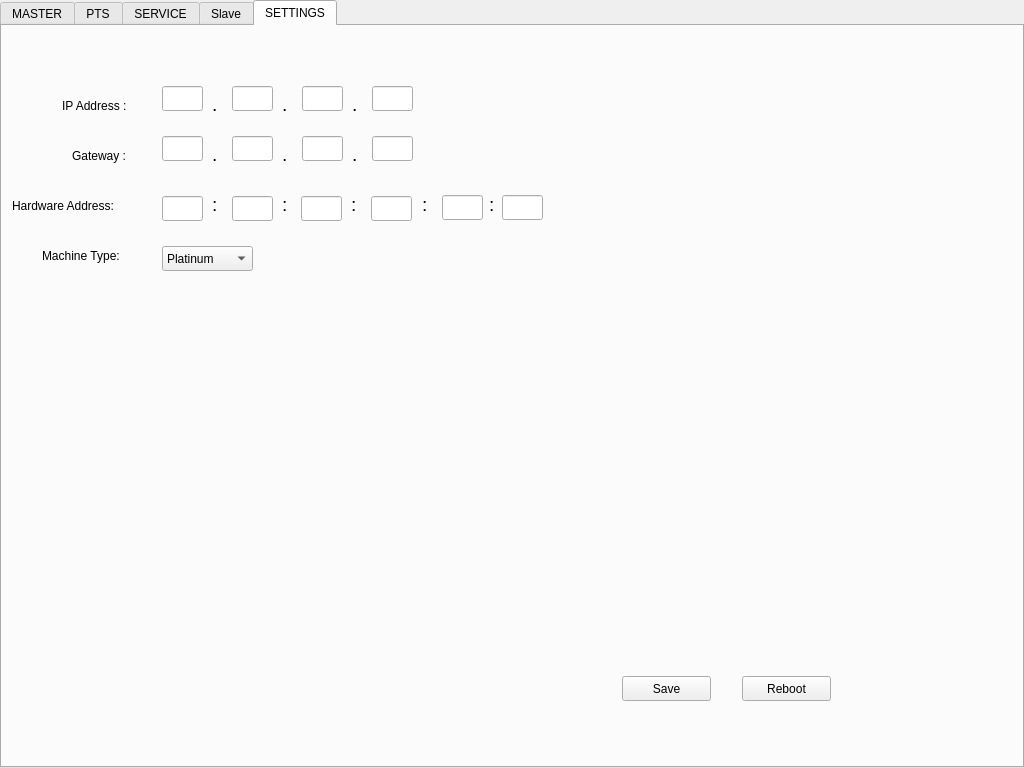
<?xml version="1.0" encoding="UTF-8"?>
<ui version="4.0">
 <class>InstallMainWindow</class>
 <widget class="QMainWindow" name="InstallMainWindow">
  <property name="geometry">
   <rect>
    <x>0</x>
    <y>0</y>
    <width>1024</width>
    <height>768</height>
   </rect>
  </property>
  <property name="sizePolicy">
   <sizepolicy hsizetype="Fixed" vsizetype="Fixed">
    <horstretch>0</horstretch>
    <verstretch>0</verstretch>
   </sizepolicy>
  </property>
  <property name="minimumSize">
   <size>
    <width>1024</width>
    <height>768</height>
   </size>
  </property>
  <property name="maximumSize">
   <size>
    <width>1024</width>
    <height>768</height>
   </size>
  </property>
  <property name="windowTitle">
   <string>InstallMainWindow</string>
  </property>
  <widget class="QWidget" name="centralWidget">
   <widget class="QTabWidget" name="InstallTabWidget">
    <property name="geometry">
     <rect>
      <x>0</x>
      <y>0</y>
      <width>1024</width>
      <height>768</height>
     </rect>
    </property>
    <property name="currentIndex">
     <number>4</number>
    </property>
    <widget class="QWidget" name="Master">
     <attribute name="title">
      <string>MASTER</string>
     </attribute>
     <widget class="QLabel" name="label">
      <property name="geometry">
       <rect>
        <x>160</x>
        <y>30</y>
        <width>141</width>
        <height>51</height>
       </rect>
      </property>
      <property name="font">
       <font>
        <family>Ubuntu</family>
        <pointsize>14</pointsize>
        <weight>50</weight>
        <italic>true</italic>
        <bold>false</bold>
       </font>
      </property>
      <property name="text">
       <string>Exist MSW List</string>
      </property>
     </widget>
     <widget class="QLabel" name="label_2">
      <property name="geometry">
       <rect>
        <x>610</x>
        <y>30</y>
        <width>211</width>
        <height>51</height>
       </rect>
      </property>
      <property name="font">
       <font>
        <pointsize>14</pointsize>
        <weight>50</weight>
        <italic>true</italic>
        <bold>false</bold>
       </font>
      </property>
      <property name="text">
       <string>Available MSW packages</string>
      </property>
     </widget>
     <widget class="QListWidget" name="ExistListWidget">
      <property name="geometry">
       <rect>
        <x>20</x>
        <y>80</y>
        <width>401</width>
        <height>641</height>
       </rect>
      </property>
     </widget>
     <widget class="QListWidget" name="AvaliableListWidget">
      <property name="geometry">
       <rect>
        <x>470</x>
        <y>80</y>
        <width>531</width>
        <height>641</height>
       </rect>
      </property>
      <property name="maximumSize">
       <size>
        <width>550</width>
        <height>16777215</height>
       </size>
      </property>
     </widget>
    </widget>
    <widget class="QWidget" name="PTS">
     <property name="layoutDirection">
      <enum>Qt::LeftToRight</enum>
     </property>
     <attribute name="title">
      <string>PTS</string>
     </attribute>
     <widget class="QLabel" name="label_5">
      <property name="geometry">
       <rect>
        <x>610</x>
        <y>30</y>
        <width>211</width>
        <height>51</height>
       </rect>
      </property>
      <property name="font">
       <font>
        <pointsize>14</pointsize>
        <weight>50</weight>
        <italic>true</italic>
        <bold>false</bold>
       </font>
      </property>
      <property name="text">
       <string>Available MSW packages</string>
      </property>
     </widget>
     <widget class="QLabel" name="label_6">
      <property name="geometry">
       <rect>
        <x>160</x>
        <y>30</y>
        <width>141</width>
        <height>51</height>
       </rect>
      </property>
      <property name="font">
       <font>
        <family>Ubuntu</family>
        <pointsize>14</pointsize>
        <weight>50</weight>
        <italic>true</italic>
        <bold>false</bold>
       </font>
      </property>
      <property name="text">
       <string>Exist MSW List</string>
      </property>
     </widget>
     <widget class="QListWidget" name="ExistListWidget_3">
      <property name="geometry">
       <rect>
        <x>20</x>
        <y>80</y>
        <width>401</width>
        <height>641</height>
       </rect>
      </property>
     </widget>
     <widget class="QListWidget" name="AvaliableListWidget_3">
      <property name="geometry">
       <rect>
        <x>470</x>
        <y>80</y>
        <width>531</width>
        <height>641</height>
       </rect>
      </property>
      <property name="maximumSize">
       <size>
        <width>550</width>
        <height>16777215</height>
       </size>
      </property>
     </widget>
    </widget>
    <widget class="QWidget" name="Service">
     <attribute name="title">
      <string>SERVICE</string>
     </attribute>
     <widget class="QLabel" name="label_7">
      <property name="geometry">
       <rect>
        <x>160</x>
        <y>30</y>
        <width>141</width>
        <height>51</height>
       </rect>
      </property>
      <property name="font">
       <font>
        <family>Ubuntu</family>
        <pointsize>14</pointsize>
        <weight>50</weight>
        <italic>true</italic>
        <bold>false</bold>
       </font>
      </property>
      <property name="text">
       <string>Exist MSW List</string>
      </property>
     </widget>
     <widget class="QLabel" name="label_8">
      <property name="geometry">
       <rect>
        <x>610</x>
        <y>30</y>
        <width>211</width>
        <height>51</height>
       </rect>
      </property>
      <property name="font">
       <font>
        <pointsize>14</pointsize>
        <weight>50</weight>
        <italic>true</italic>
        <bold>false</bold>
       </font>
      </property>
      <property name="text">
       <string>Available MSW packages</string>
      </property>
     </widget>
     <widget class="QListWidget" name="ExistListWidget_4">
      <property name="geometry">
       <rect>
        <x>20</x>
        <y>80</y>
        <width>401</width>
        <height>641</height>
       </rect>
      </property>
     </widget>
     <widget class="QListWidget" name="AvaliableListWidget_4">
      <property name="geometry">
       <rect>
        <x>470</x>
        <y>80</y>
        <width>531</width>
        <height>641</height>
       </rect>
      </property>
      <property name="maximumSize">
       <size>
        <width>550</width>
        <height>16777215</height>
       </size>
      </property>
     </widget>
    </widget>
    <widget class="QWidget" name="Slavetab">
     <attribute name="title">
      <string>Slave</string>
     </attribute>
    </widget>
    <widget class="QWidget" name="Settings">
     <attribute name="title">
      <string>SETTINGS</string>
     </attribute>
     <widget class="QLabel" name="label_9">
      <property name="geometry">
       <rect>
        <x>60</x>
        <y>70</y>
        <width>91</width>
        <height>20</height>
       </rect>
      </property>
      <property name="text">
       <string>IP Address :</string>
      </property>
     </widget>
     <widget class="QLineEdit" name="ip_1_lineEdit">
      <property name="geometry">
       <rect>
        <x>160</x>
        <y>60</y>
        <width>41</width>
        <height>25</height>
       </rect>
      </property>
     </widget>
     <widget class="QLineEdit" name="ip_2_lineEdit">
      <property name="geometry">
       <rect>
        <x>230</x>
        <y>60</y>
        <width>41</width>
        <height>25</height>
       </rect>
      </property>
     </widget>
     <widget class="QLabel" name="label_10">
      <property name="geometry">
       <rect>
        <x>210</x>
        <y>70</y>
        <width>16</width>
        <height>17</height>
       </rect>
      </property>
      <property name="font">
       <font>
        <pointsize>14</pointsize>
       </font>
      </property>
      <property name="text">
       <string>.</string>
      </property>
     </widget>
     <widget class="QLineEdit" name="ip_4_lineEdit">
      <property name="geometry">
       <rect>
        <x>370</x>
        <y>60</y>
        <width>41</width>
        <height>25</height>
       </rect>
      </property>
     </widget>
     <widget class="QLabel" name="label_11">
      <property name="geometry">
       <rect>
        <x>350</x>
        <y>70</y>
        <width>16</width>
        <height>17</height>
       </rect>
      </property>
      <property name="font">
       <font>
        <pointsize>14</pointsize>
       </font>
      </property>
      <property name="text">
       <string>.</string>
      </property>
     </widget>
     <widget class="QLineEdit" name="ip_3_lineEdit">
      <property name="geometry">
       <rect>
        <x>300</x>
        <y>60</y>
        <width>41</width>
        <height>25</height>
       </rect>
      </property>
     </widget>
     <widget class="QLabel" name="label_12">
      <property name="geometry">
       <rect>
        <x>280</x>
        <y>70</y>
        <width>16</width>
        <height>17</height>
       </rect>
      </property>
      <property name="font">
       <font>
        <pointsize>14</pointsize>
       </font>
      </property>
      <property name="text">
       <string>.</string>
      </property>
     </widget>
     <widget class="QLabel" name="label_13">
      <property name="geometry">
       <rect>
        <x>350</x>
        <y>120</y>
        <width>16</width>
        <height>17</height>
       </rect>
      </property>
      <property name="font">
       <font>
        <pointsize>14</pointsize>
       </font>
      </property>
      <property name="text">
       <string>.</string>
      </property>
     </widget>
     <widget class="QLineEdit" name="gateway_4_lineEdit">
      <property name="geometry">
       <rect>
        <x>370</x>
        <y>110</y>
        <width>41</width>
        <height>25</height>
       </rect>
      </property>
     </widget>
     <widget class="QLabel" name="label_14">
      <property name="geometry">
       <rect>
        <x>70</x>
        <y>120</y>
        <width>81</width>
        <height>20</height>
       </rect>
      </property>
      <property name="text">
       <string>Gateway :</string>
      </property>
     </widget>
     <widget class="QLineEdit" name="gateway_3_lineEdit">
      <property name="geometry">
       <rect>
        <x>300</x>
        <y>110</y>
        <width>41</width>
        <height>25</height>
       </rect>
      </property>
     </widget>
     <widget class="QLineEdit" name="gateway_2_lineEdit">
      <property name="geometry">
       <rect>
        <x>230</x>
        <y>110</y>
        <width>41</width>
        <height>25</height>
       </rect>
      </property>
     </widget>
     <widget class="QLabel" name="label_15">
      <property name="geometry">
       <rect>
        <x>280</x>
        <y>120</y>
        <width>16</width>
        <height>17</height>
       </rect>
      </property>
      <property name="font">
       <font>
        <pointsize>14</pointsize>
       </font>
      </property>
      <property name="text">
       <string>.</string>
      </property>
     </widget>
     <widget class="QLabel" name="label_16">
      <property name="geometry">
       <rect>
        <x>210</x>
        <y>120</y>
        <width>16</width>
        <height>17</height>
       </rect>
      </property>
      <property name="font">
       <font>
        <pointsize>14</pointsize>
       </font>
      </property>
      <property name="text">
       <string>.</string>
      </property>
     </widget>
     <widget class="QLineEdit" name="gateway_1_lineEdit">
      <property name="geometry">
       <rect>
        <x>160</x>
        <y>110</y>
        <width>41</width>
        <height>25</height>
       </rect>
      </property>
     </widget>
     <widget class="QLabel" name="label_17">
      <property name="geometry">
       <rect>
        <x>10</x>
        <y>170</y>
        <width>131</width>
        <height>20</height>
       </rect>
      </property>
      <property name="text">
       <string>Hardware Address:</string>
      </property>
     </widget>
     <widget class="QLineEdit" name="mac_1_lineEdit">
      <property name="geometry">
       <rect>
        <x>160</x>
        <y>170</y>
        <width>41</width>
        <height>25</height>
       </rect>
      </property>
     </widget>
     <widget class="QLineEdit" name="mac_2_lineEdit">
      <property name="geometry">
       <rect>
        <x>230</x>
        <y>170</y>
        <width>41</width>
        <height>25</height>
       </rect>
      </property>
     </widget>
     <widget class="QLabel" name="label_18">
      <property name="geometry">
       <rect>
        <x>210</x>
        <y>170</y>
        <width>16</width>
        <height>17</height>
       </rect>
      </property>
      <property name="font">
       <font>
        <pointsize>14</pointsize>
       </font>
      </property>
      <property name="text">
       <string>:</string>
      </property>
     </widget>
     <widget class="QLabel" name="label_19">
      <property name="geometry">
       <rect>
        <x>349</x>
        <y>170</y>
        <width>16</width>
        <height>17</height>
       </rect>
      </property>
      <property name="font">
       <font>
        <pointsize>14</pointsize>
       </font>
      </property>
      <property name="text">
       <string>:</string>
      </property>
     </widget>
     <widget class="QLineEdit" name="mac_4_lineEdit">
      <property name="geometry">
       <rect>
        <x>369</x>
        <y>170</y>
        <width>41</width>
        <height>25</height>
       </rect>
      </property>
     </widget>
     <widget class="QLineEdit" name="mac_3_lineEdit">
      <property name="geometry">
       <rect>
        <x>299</x>
        <y>170</y>
        <width>41</width>
        <height>25</height>
       </rect>
      </property>
     </widget>
     <widget class="QLabel" name="label_20">
      <property name="geometry">
       <rect>
        <x>487</x>
        <y>170</y>
        <width>16</width>
        <height>17</height>
       </rect>
      </property>
      <property name="font">
       <font>
        <pointsize>14</pointsize>
       </font>
      </property>
      <property name="text">
       <string>:</string>
      </property>
     </widget>
     <widget class="QLineEdit" name="mac_6_lineEdit">
      <property name="geometry">
       <rect>
        <x>500</x>
        <y>169</y>
        <width>41</width>
        <height>25</height>
       </rect>
      </property>
     </widget>
     <widget class="QLineEdit" name="mac_5_lineEdit">
      <property name="geometry">
       <rect>
        <x>440</x>
        <y>169</y>
        <width>41</width>
        <height>25</height>
       </rect>
      </property>
     </widget>
     <widget class="QLabel" name="label_21">
      <property name="geometry">
       <rect>
        <x>280</x>
        <y>170</y>
        <width>16</width>
        <height>17</height>
       </rect>
      </property>
      <property name="font">
       <font>
        <pointsize>14</pointsize>
       </font>
      </property>
      <property name="text">
       <string>:</string>
      </property>
     </widget>
     <widget class="QLabel" name="label_22">
      <property name="geometry">
       <rect>
        <x>420</x>
        <y>170</y>
        <width>16</width>
        <height>17</height>
       </rect>
      </property>
      <property name="font">
       <font>
        <pointsize>14</pointsize>
       </font>
      </property>
      <property name="text">
       <string>:</string>
      </property>
     </widget>
     <widget class="QLabel" name="label_23">
      <property name="geometry">
       <rect>
        <x>40</x>
        <y>220</y>
        <width>101</width>
        <height>20</height>
       </rect>
      </property>
      <property name="text">
       <string>Machine Type:</string>
      </property>
     </widget>
     <widget class="QComboBox" name="machineTypeComboBox">
      <property name="geometry">
       <rect>
        <x>160</x>
        <y>220</y>
        <width>91</width>
        <height>25</height>
       </rect>
      </property>
      <item>
       <property name="text">
        <string>Platinum</string>
       </property>
      </item>
      <item>
       <property name="text">
        <string>Gold</string>
       </property>
      </item>
     </widget>
     <widget class="QPushButton" name="save_pushButton">
      <property name="geometry">
       <rect>
        <x>620</x>
        <y>650</y>
        <width>89</width>
        <height>25</height>
       </rect>
      </property>
      <property name="text">
       <string>Save</string>
      </property>
     </widget>
     <widget class="QPushButton" name="reboot_pushButton">
      <property name="geometry">
       <rect>
        <x>740</x>
        <y>650</y>
        <width>89</width>
        <height>25</height>
       </rect>
      </property>
      <property name="text">
       <string>Reboot</string>
      </property>
     </widget>
     <zorder>label_10</zorder>
     <zorder>label_9</zorder>
     <zorder>ip_1_lineEdit</zorder>
     <zorder>ip_2_lineEdit</zorder>
     <zorder>ip_4_lineEdit</zorder>
     <zorder>label_11</zorder>
     <zorder>ip_3_lineEdit</zorder>
     <zorder>label_12</zorder>
     <zorder>label_13</zorder>
     <zorder>gateway_4_lineEdit</zorder>
     <zorder>label_14</zorder>
     <zorder>gateway_3_lineEdit</zorder>
     <zorder>gateway_2_lineEdit</zorder>
     <zorder>label_15</zorder>
     <zorder>label_16</zorder>
     <zorder>gateway_1_lineEdit</zorder>
     <zorder>label_17</zorder>
     <zorder>mac_1_lineEdit</zorder>
     <zorder>mac_2_lineEdit</zorder>
     <zorder>label_18</zorder>
     <zorder>label_19</zorder>
     <zorder>mac_4_lineEdit</zorder>
     <zorder>mac_3_lineEdit</zorder>
     <zorder>label_20</zorder>
     <zorder>mac_6_lineEdit</zorder>
     <zorder>mac_5_lineEdit</zorder>
     <zorder>label_21</zorder>
     <zorder>label_22</zorder>
     <zorder>label_23</zorder>
     <zorder>machineTypeComboBox</zorder>
     <zorder>save_pushButton</zorder>
     <zorder>reboot_pushButton</zorder>
    </widget>
   </widget>
  </widget>
 </widget>
 <layoutdefault spacing="6" margin="11"/>
 <resources/>
 <connections/>
</ui>
